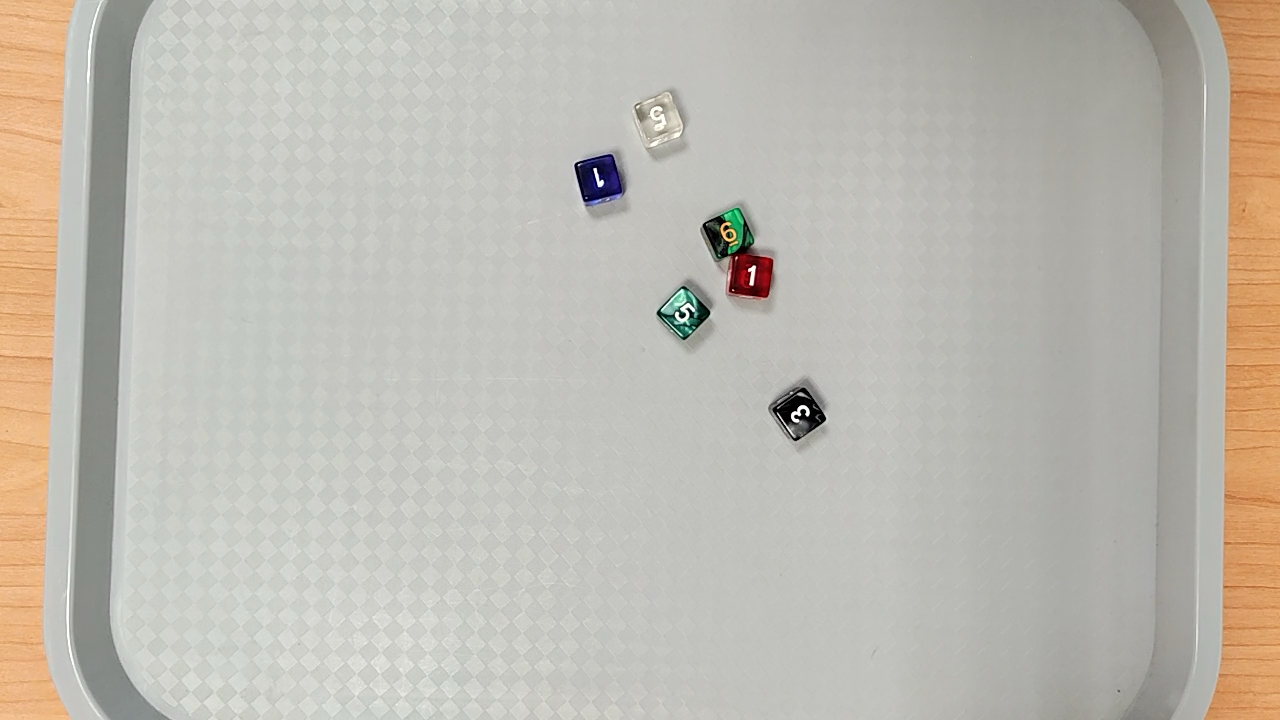
%> input picture DiceRecognition/dices/images/dices_10_1.png, 1280 x 720 px
$ octave --eval "result = segment_dices_initial(imread('../../DiceRecognition/dices/images/dices_10_1.png'));"   (GNU Octave 9; MATLAB toolbox functions it lacks are replaced by stand-ins)
%> lines starting %> are read from the running program, lines starting %| are printed output that depends on the picture; in (x1, y1, x2, y2) boxes, pixels count from 0 and x2, y2 are one past the last pixel; in counts of white or black regions, pixels touching at a corner belong together; the program's own positions count from 1
function dices_mask = segment_dices_initial(img)

    hsv = rgb2hsv(img);
%> hsv: size 720x1280x3 double; mean H, S, V 0.189, 0.0771, 0.75
    S = hsv(:,:,2);
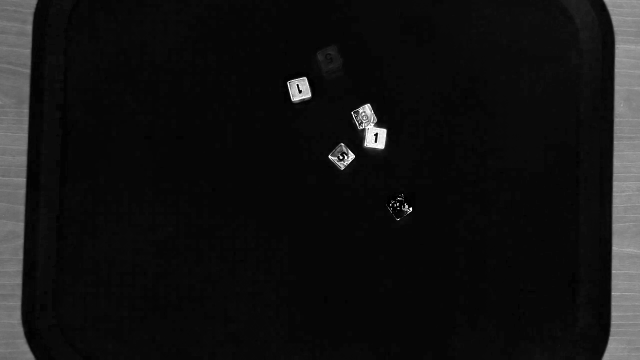
%> S: size 720x1280 double (shown at 1/2 size); min 0, max 1, mean 0.0771
    V = hsv(:,:,3);
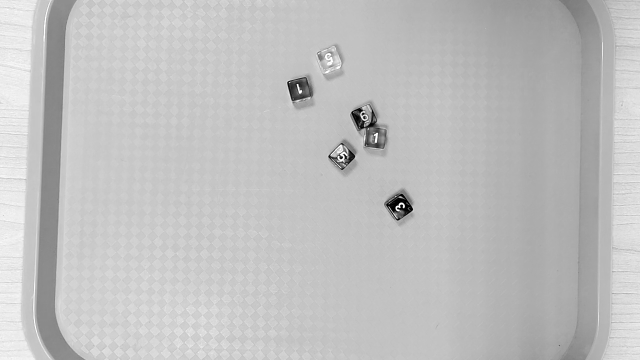
%> V: size 720x1280 double (shown at 1/2 size); min 0, max 1, mean 0.75

    t1 = graythresh(S);
%> t1 = 0.267
    S_bin = imbinarize(S, t1);
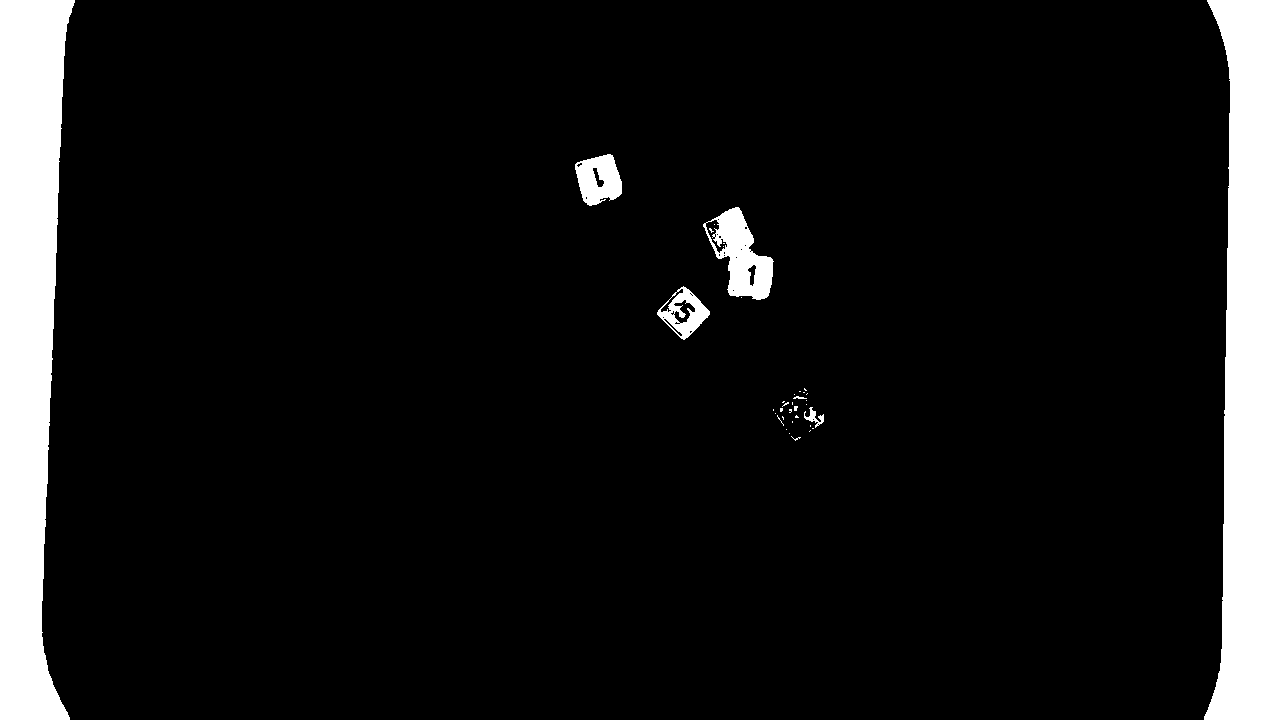
%> S_bin: size 720x1280 logical; 9.3% white; 37 white regions (30 under 20 px), largest, box (x1, y1, x2, y2) and area: (1204, 0, 1280, 720) 40227, (0, 0, 75, 720) 38848, (703, 207, 774, 300) 3206

    S_med = medfilt2(S, [9 9]);
    V_med = medfilt2(V, [9 9]);

    S_smooth = imgaussfilt(S_med, 1.5);
    V_smooth = imgaussfilt(V_med, 1.5);

    edges_S = edge(S_smooth, 'prewitt');
%> edges_S: size 720x1280 logical; 0.25% white in thin lines or dots
    edges_V = edge(V_smooth, 'prewitt');
%> edges_V: size 720x1280 logical; 0.55% white in thin lines or dots

    edges_combined = edges_S | edges_V;
%> edges_combined: size 720x1280 logical; 0.73% white in thin lines or dots

    dices_mask = S_bin | edges_combined;
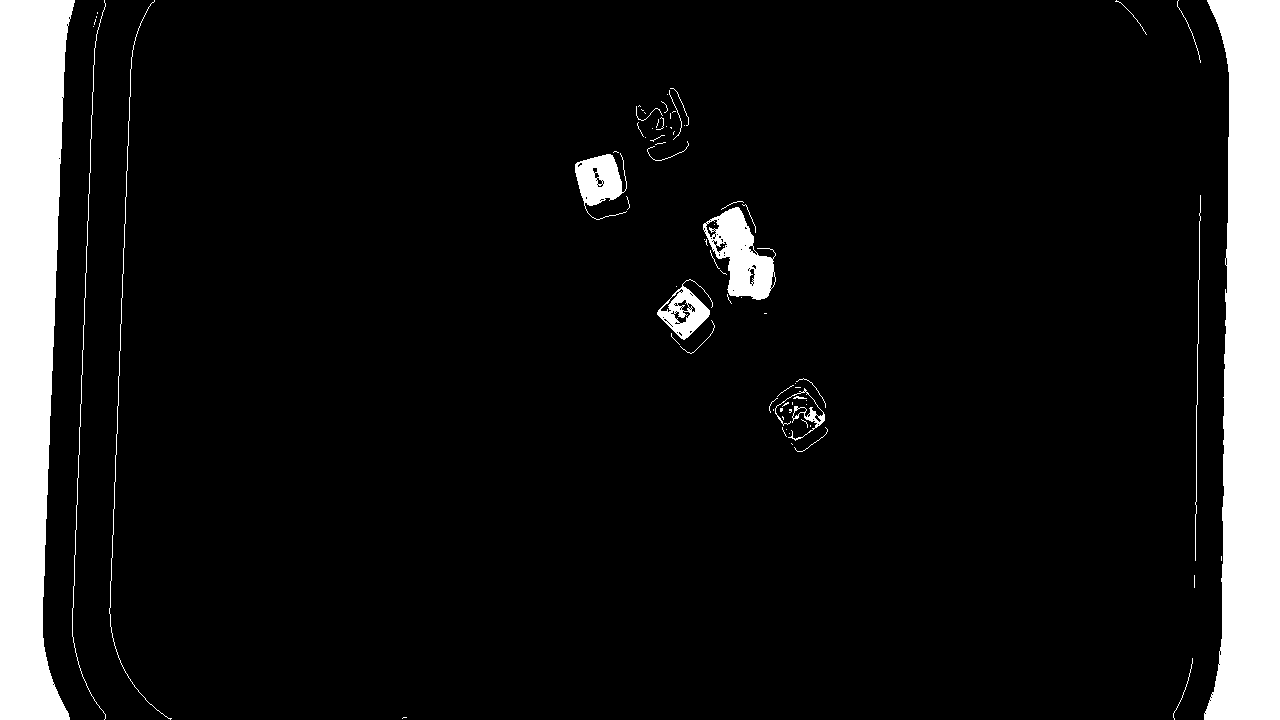
%> dices_mask: size 720x1280 logical; 9.8% white; 78 white regions (54 under 20 px), largest, box (x1, y1, x2, y2) and area: (1204, 0, 1280, 720) 40723, (0, 0, 75, 720) 39448, (703, 207, 776, 300) 3398
end

$ run again, on DiceRecognition/dices/images/dices_10_2.png
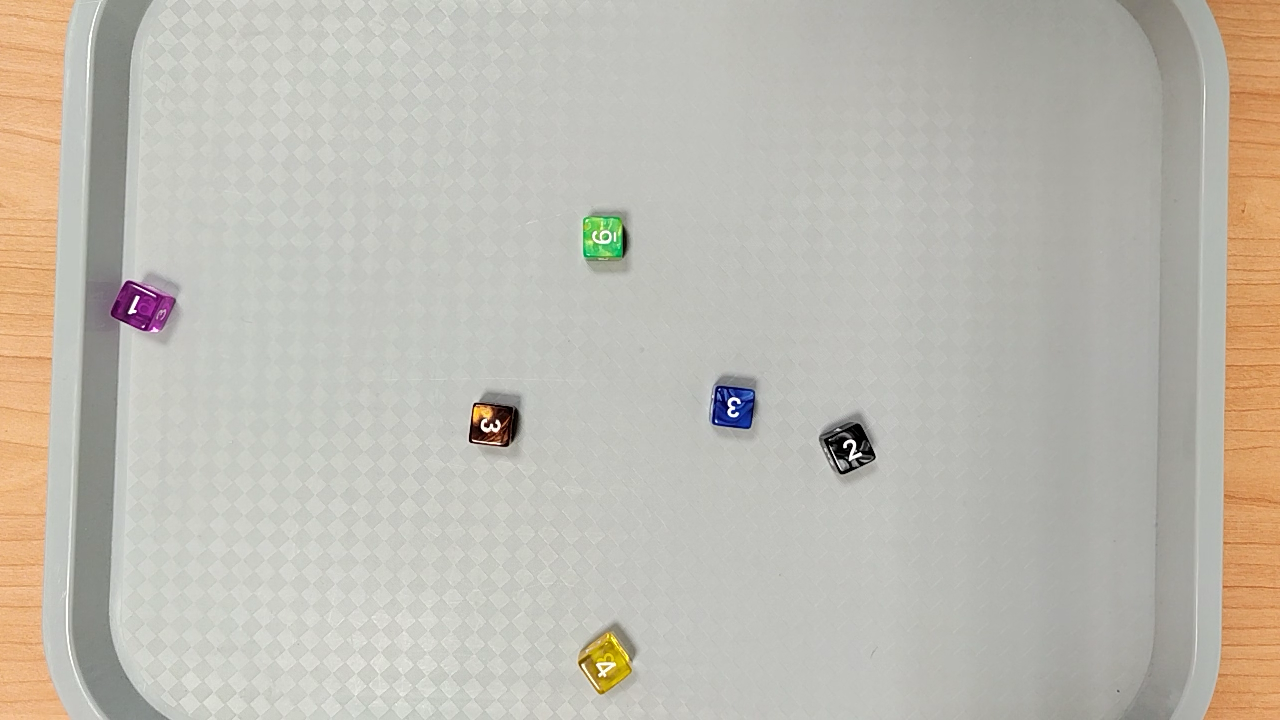
%> input picture DiceRecognition/dices/images/dices_10_2.png, 1280 x 720 px
%> hsv: size 720x1280x3 double; mean H, S, V 0.191, 0.0784, 0.752
%> t1 = 0.271
%> in segment_dices_initial, `S_bin = imbinarize(S, t1);`:
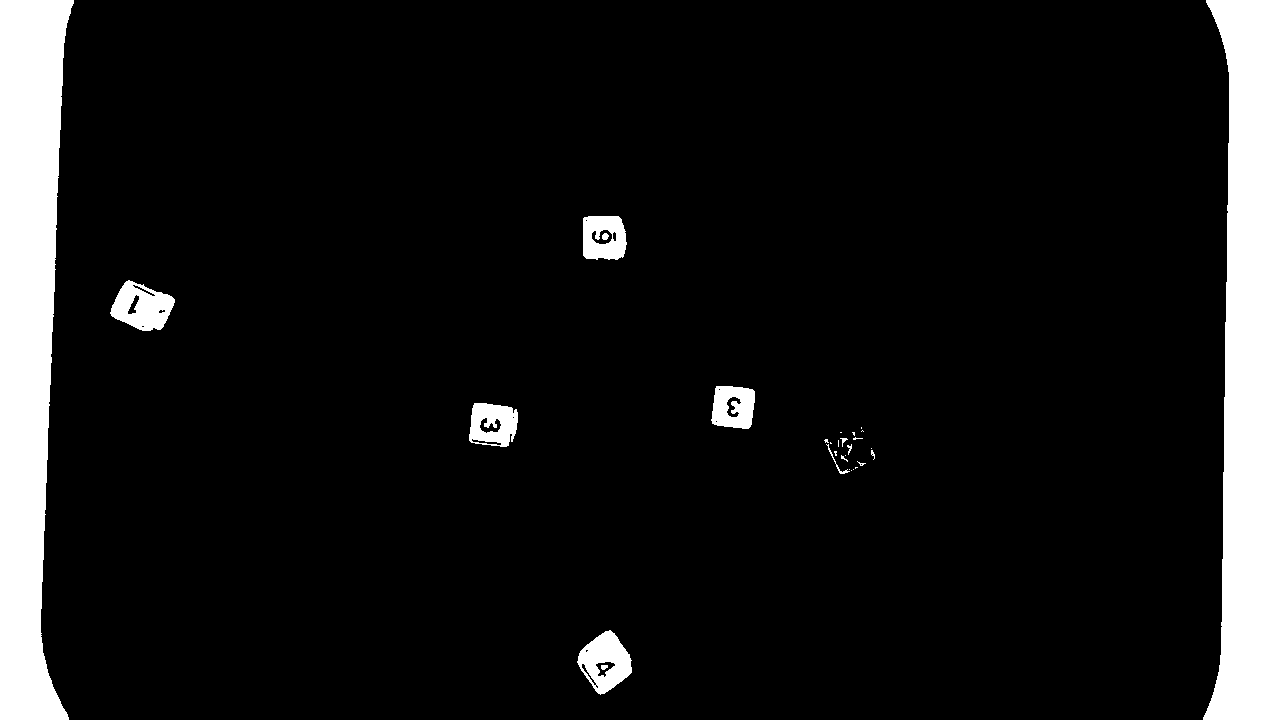
%> S_bin: size 720x1280 logical; 9.6% white; 30 white regions (17 under 20 px), largest, box (x1, y1, x2, y2) and area: (1203, 0, 1280, 720) 40644, (0, 0, 74, 720) 38313, (577, 630, 632, 695) 2066
%> edges_S: size 720x1280 logical; 0.28% white in thin lines or dots
%> edges_V: size 720x1280 logical; 0.6% white in thin lines or dots
%> edges_combined: size 720x1280 logical; 0.8% white in thin lines or dots
%> in segment_dices_initial, `dices_mask = S_bin | edges_combined;`:
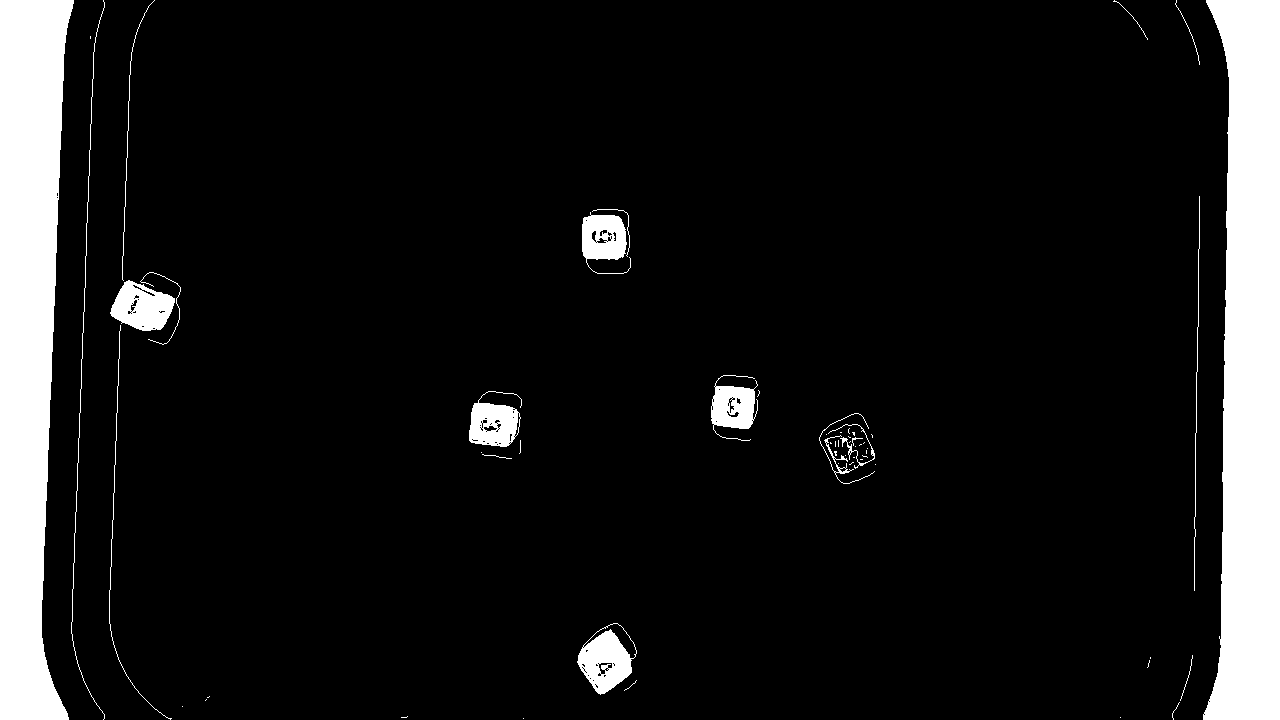
%> dices_mask: size 720x1280 logical; 10% white; 57 white regions (37 under 20 px), largest, box (x1, y1, x2, y2) and area: (1203, 0, 1280, 720) 41108, (0, 0, 74, 720) 38918, (577, 623, 637, 695) 2251

$ run again, on DiceRecognition/dices/images/dices_10_3.png
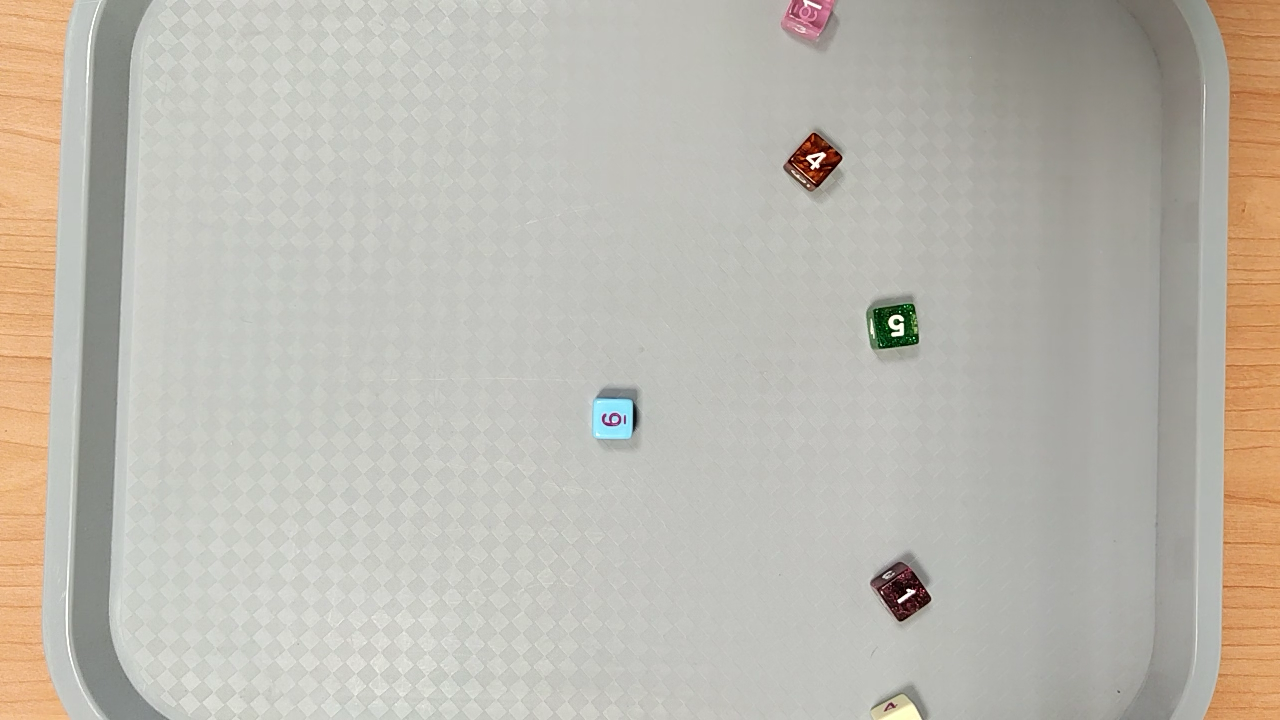
%> input picture DiceRecognition/dices/images/dices_10_3.png, 1280 x 720 px
%> hsv: size 720x1280x3 double; mean H, S, V 0.183, 0.0788, 0.744
%> t1 = 0.263
%> in segment_dices_initial, `S_bin = imbinarize(S, t1);`:
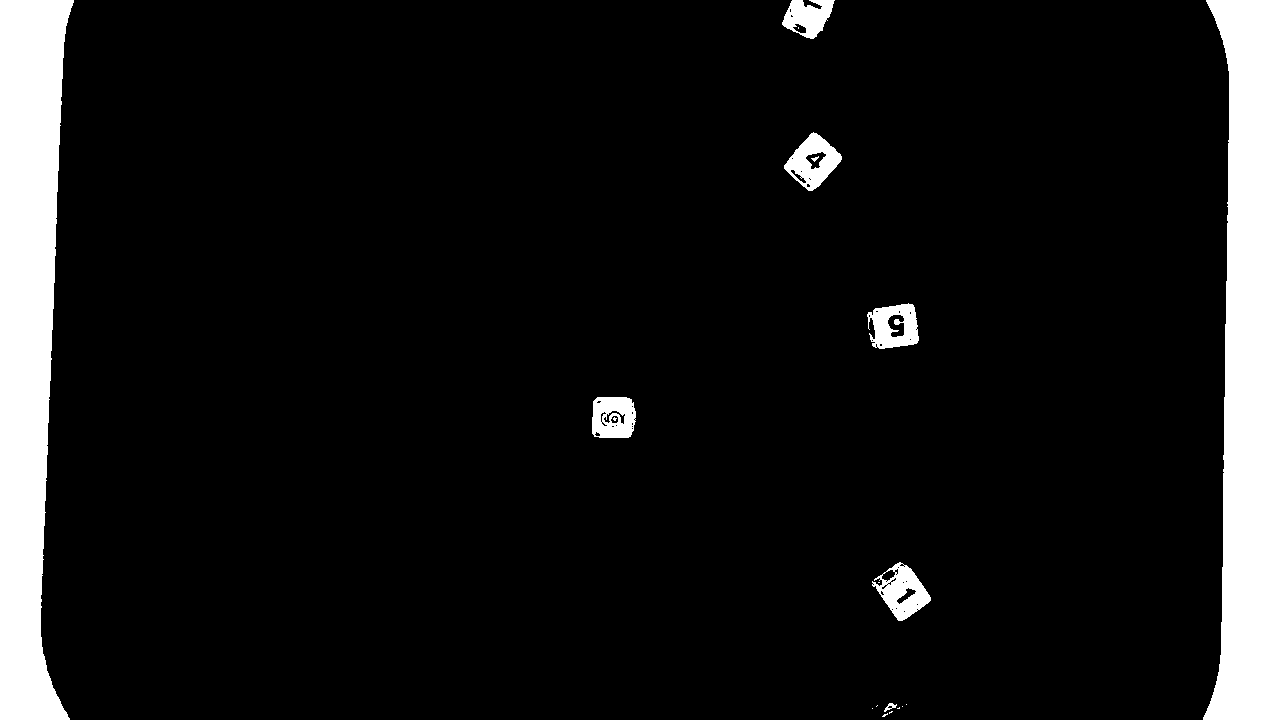
%> S_bin: size 720x1280 logical; 9.4% white; 19 white regions (10 under 20 px), largest, box (x1, y1, x2, y2) and area: (1203, 0, 1280, 720) 40622, (0, 0, 74, 720) 38160, (784, 132, 842, 191) 1713
%> edges_S: size 720x1280 logical; 0.27% white in thin lines or dots
%> edges_V: size 720x1280 logical; 0.56% white in thin lines or dots
%> edges_combined: size 720x1280 logical; 0.75% white in thin lines or dots
%> in segment_dices_initial, `dices_mask = S_bin | edges_combined;`:
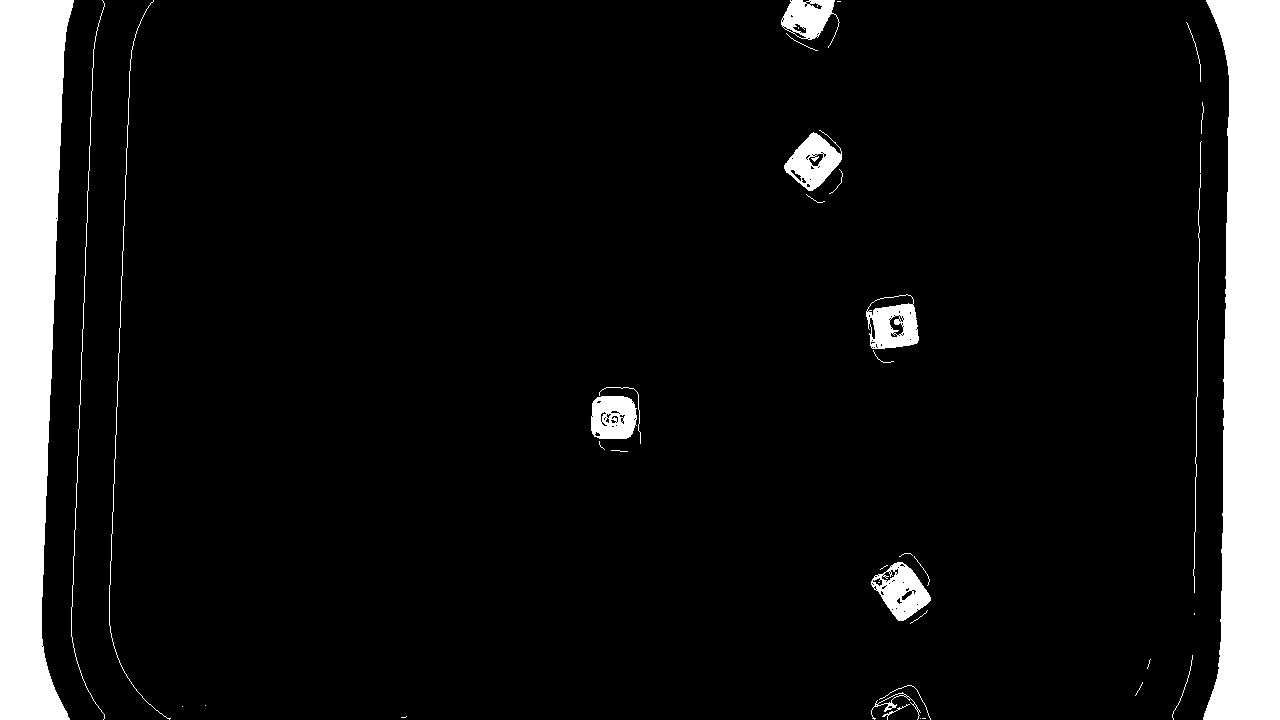
%> dices_mask: size 720x1280 logical; 9.9% white; 39 white regions (17 under 20 px), largest, box (x1, y1, x2, y2) and area: (1203, 0, 1280, 720) 41049, (0, 0, 74, 720) 38756, (871, 562, 931, 621) 1859
